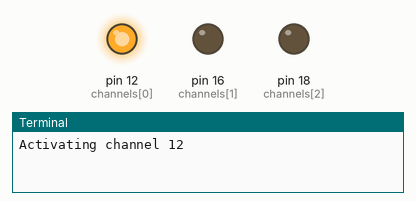
Bench run of a program on a simulated Raspberry Pi (header pin numbers). On the bench: output pins drawn as LEDs (lit = HIGH), the last lines printed to the terminal. At 3.0 s the program stops and its outputs stay as they are.

Above: at 0.1 s.
At 1.1 s:
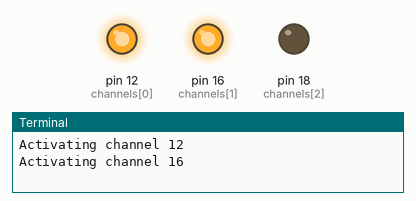
At 2.1 s:
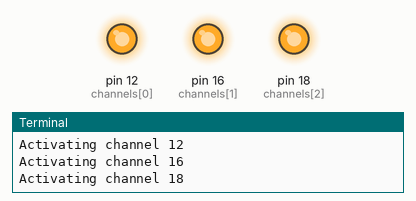
At 3.1 s:
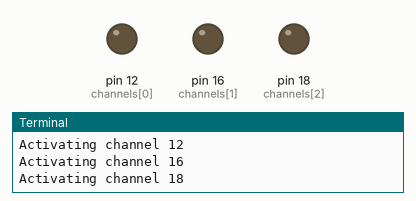
Timing chart, 0 to 4.5 s (numbered marks = the images above):
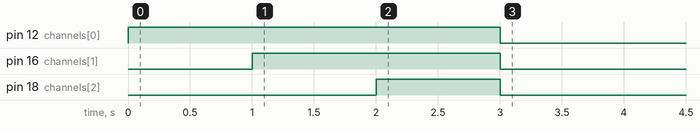

Measured:
- by itself, pin 12 (channels[0]): LOW → HIGH at 0.00 s, → LOW 3.0 s later
- by itself, pin 16 (channels[1]): LOW → HIGH at 1.0 s, → LOW 2.0 s later
- by itself, pin 18 (channels[2]): LOW → HIGH at 2.0 s, → LOW 1.0 s later

The program:

leds-board.py
```python
#!/usr/bin/env python

import time

try:
    import RPi.GPIO as GPIO
except RuntimeError:
    print("Error importing RPi.GPIO!  This is probably because you need superuser privileges.  You can achieve this by using 'sudo' to run your script")

GPIO.setmode(GPIO.BOARD)

channels = [12, 16, 18]
for channel in channels:
    print "Activating channel", channel
    GPIO.setup(channel, GPIO.OUT)
    GPIO.output(channel, GPIO.HIGH)
    time.sleep(1)

GPIO.cleanup()
```
